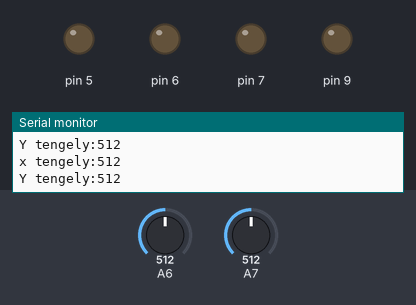
Bench run of a sketch on a simulated Arduino Nano, built with avr-gcc and run on an emulated ATmega328P. Parts: output pins drawn as LEDs (lit = HIGH), the last lines printed to the serial monitor. The inputs (shaded band) are chosen by the test bench; at power-on: A7 = 512, A6 = 512.

Above: at 1.2 s.
1.3 s: A7 set to 413
2.8 s: A7 set to 381
At 4.0 s:
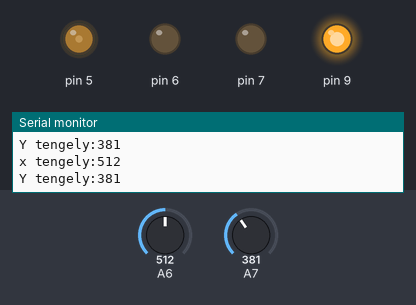
4.3 s: A6 set to 409
5.8 s: A6 set to 385
At 7.0 s:
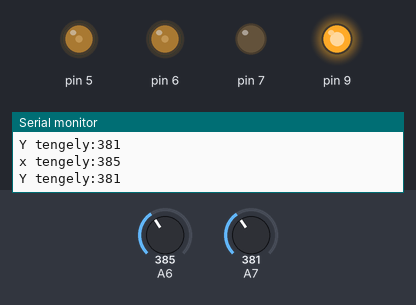
7.3 s: A6 set to 584
10.3 s: A6 set to 618
At 11.4 s:
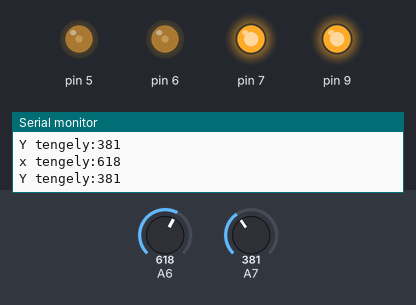
Timing chart, 0 to 12.8 s (numbered marks = the images above; inputs shaded):
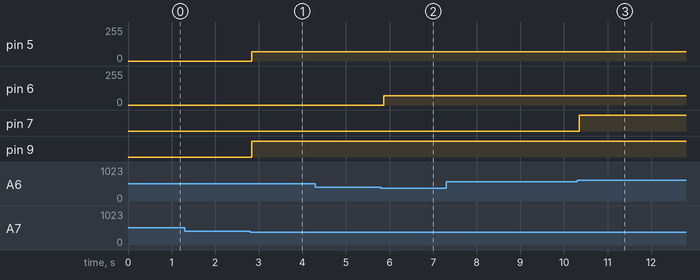

Measured:
- the behaviour switches between 400 and 399 on A7 (found by bisection; images 0 and 1)
- the behaviour switches between 400 and 399 on A6 (found by bisection; images 1 and 2)
- the behaviour switches between 600 and 601 on A6 (found by bisection; images 2 and 3)
- after the input at 2.8 s, pin 5: 0/255 → 70/255 at once; pin 9: LOW → HIGH at once
- after the input at 5.8 s, pin 6: 0/255 → 70/255 after 0.06 s
- after the input at 10.3 s, pin 7: LOW → HIGH after 0.05 s

The sketch:

robot-arm-controll.ino
```cpp
#include <TimerOne.h>

int yval;
int xval;
int time = 1;
void setup() {
  Serial.begin(9600);
  pinMode(A6, INPUT);
  pinMode(A7, INPUT);
  pinMode(7 ,OUTPUT);
  pinMode(9, OUTPUT);
  //TCCR0B = TCCR0B & B11111000 | B00000001; // for PWM frequency of 62500.00 Hz

  //TCCR0B = TCCR0B & B11111000 | B00000010; // for PWM frequency of 7812.50 Hz

  //TCCR0B = TCCR0B & B11111000 | B00000011; // for PWM frequency of 976.56 Hz (The DEFAULT)

  TCCR0B = TCCR0B & B11111000 | B00000100; // for PWM frequency of 244.14 Hz

  //TCCR0B = TCCR0B & B11111000 | B00000101; // for PWM frequency of 61.04
  pinMode(6, OUTPUT);
  pinMode(5, OUTPUT);


}

void loop() {
  int yval = analogRead(A7);
  int xval = analogRead(A6);
  Serial.print("Y tengely:");
  Serial.println(yval);
  Serial.print("x tengely:");
  Serial.println(xval);

  if(xval<400){
    digitalWrite(7, LOW); //Dir
    analogWrite(6, 70); //Step
  }
  if(xval>600){
    digitalWrite(7, HIGH); //Dir
    analogWrite(6, 70); //Step
  }
  if(xval == 518){
    digitalWrite(7, LOW);
    analogWrite(6, 0);
  }

  if(yval<400){
    digitalWrite(9, HIGH); //Dir
    analogWrite(5, 70); //Step

  }
  if(yval>600){
    digitalWrite(9, LOW); //Dir
    analogWrite(5, 70); //Step
  }
  if(yval == 514){
    digitalWrite(9, LOW);
    analogWrite(5, 0);
  }


}
```
